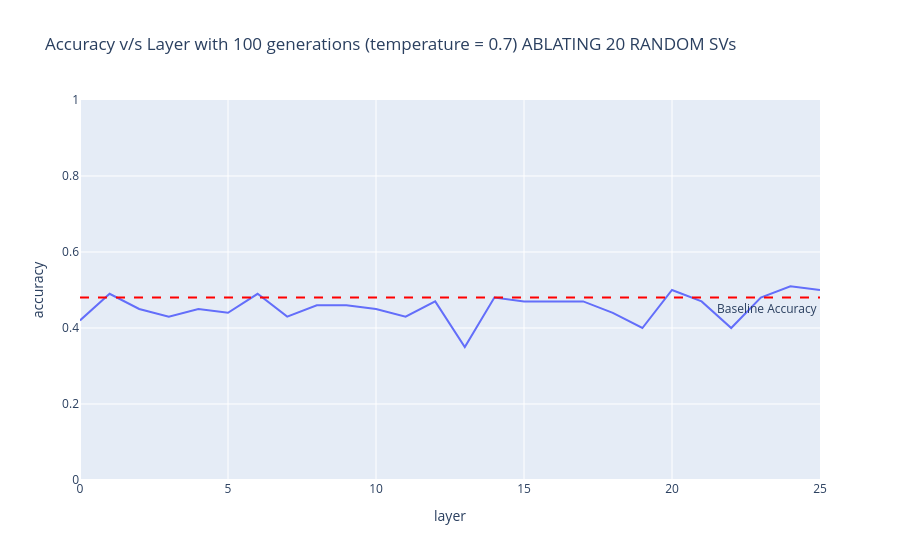

This figure's notebook cell:
### Code cell
df_random_baseline = pd.read_csv('layer_ablation_results._random_baselinecsv.csv')
import plotly.express as px

fig = px.line(df_random_baseline, x="layer", y="accuracy",
              title="Accuracy v/s Layer with 100 generations (temperature = 0.7) ABLATING 20 RANDOM SVs")

fig.add_hline(y=0.48, line_dash="dash", line_color="red",
              annotation_text="Baseline Accuracy", annotation_position="bottom right")

fig.update_yaxes(range=[0, 1])

fig.show()

### Figure 1 — Plotly figure (JSON) as saved in the notebook; plotly's stock layout.template omitted (floating-point values rounded to 4 significant figures)
{"data": [{"hovertemplate": "layer=%{x}<br>accuracy=%{y}<extra></extra>", "legendgroup": "", "line": {"color": "#636efa", "dash": "solid"}, "marker": {"symbol": "circle"}, "mode": "lines", "name": "", "orientation": "v", "showlegend": false, "type": "scatter", "x": [0, 1, 2, 3, 4, 5, 6, 7, 8, 9, 10, 11, 12, 13, 14, 15, 16, 17, 18, 19, 20, 21, 22, 23, 24, 25], "xaxis": "x", "y": [0.42, 0.49, 0.45, 0.43, 0.45, 0.44, 0.49, 0.43, 0.46, 0.46, 0.45, 0.43, 0.47, 0.35, 0.48, 0.47, 0.47, 0.47, 0.44, 0.4, 0.5, 0.47, 0.4, 0.48, 0.51, 0.5], "yaxis": "y"}], "layout": {"annotations": [{"showarrow": false, "text": "Baseline Accuracy", "x": 1, "xanchor": "right", "xref": "x domain", "y": 0.48, "yanchor": "top", "yref": "y"}], "legend": {"tracegroupgap": 0}, "shapes": [{"line": {"color": "red", "dash": "dash"}, "type": "line", "x0": 0, "x1": 1, "xref": "x domain", "y0": 0.48, "y1": 0.48, "yref": "y"}], "title": {"text": "Accuracy v/s Layer with 100 generations (temperature = 0.7) ABLATING 20 RANDOM SVs"}, "xaxis": {"anchor": "y", "domain": [0, 1], "title": {"text": "layer"}}, "yaxis": {"anchor": "x", "domain": [0, 1], "range": [0, 1], "title": {"text": "accuracy"}}}}
